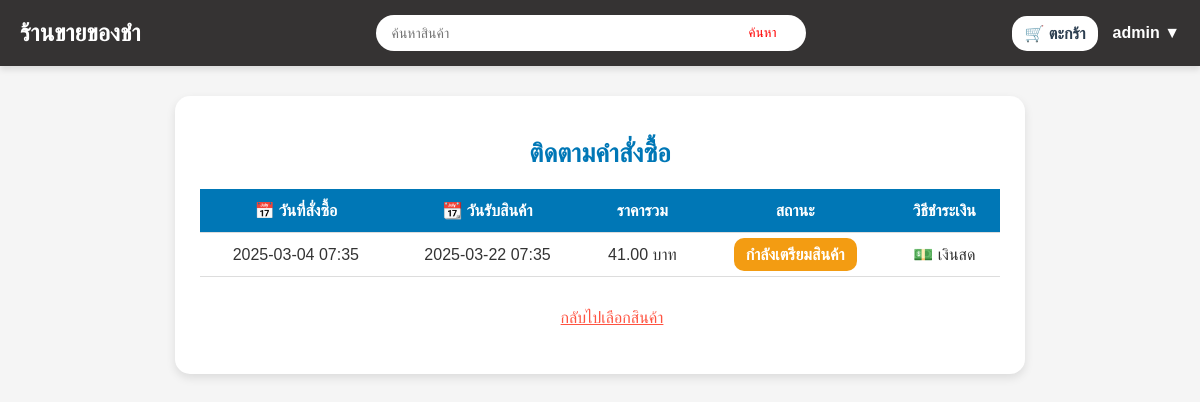
The app's page /order-status/ (signed in), older data.
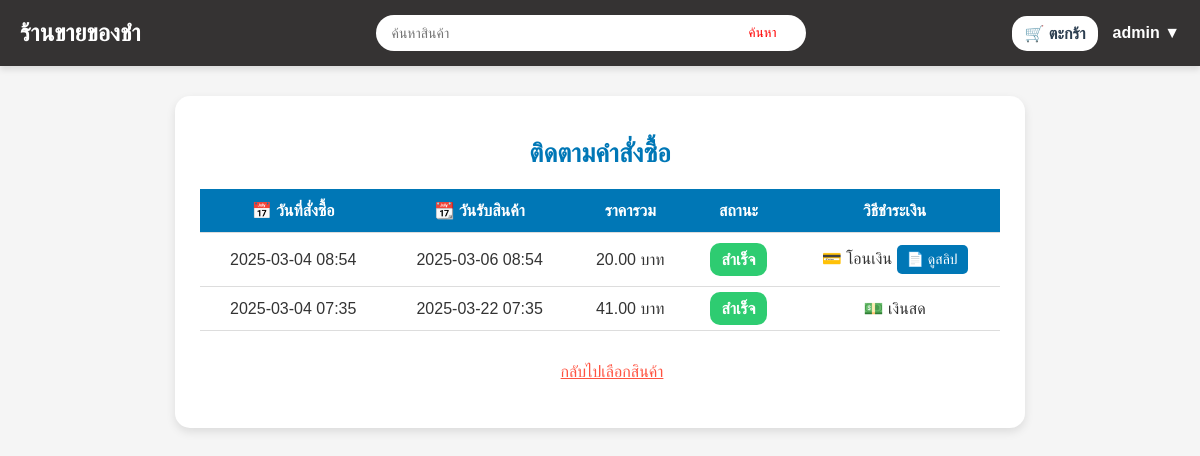
The same page, newer data.
### products/models.py (models this page shows)
class Order(models.Model):
    STATUS_CHOICES = (
        ('preparing', 'กำลังเตรียมสินค้า'),
        ('ready', 'พร้อมรับสินค้า'),
        ('completed', 'สำเร็จ'),
        ('cancelled', 'ยกเลิก')
    )
    PAYMENT_METHODS = (
        ('transfer', 'โอนเงิน'),
        ('cash', 'เงินสด'),
    )
    user = models.ForeignKey(User, on_delete=models.CASCADE)
    total_price = models.DecimalField(max_digits=10, decimal_places=2)
    status = models.CharField(max_length=20, choices=STATUS_CHOICES, default='preparing')
    payment_method = models.CharField(max_length=10, choices=PAYMENT_METHODS)
    slip_image = models.ImageField(upload_to='slips/', blank=True, null=True)
    pickup_time = models.DateTimeField(blank=True, null=True)
    created_at = models.DateTimeField(auto_now_add=True)

### products/views.py (the view)
# urls.py: path('order-status/', order_status_view, name='order_status'),
@login_required
def order_status_view(request):
    if request.user.is_authenticated:
        orders = Order.objects.filter(user=request.user).order_by('-created_at')
    else:
        orders = []
    return render(request, "order_status.html", {"orders": orders})

### products/templatetags/cart_tags.py (called while the page is built)
@register.filter
def cart_count(user):
    if user.is_authenticated:
        cart_items = CartItem.objects.filter(cart__user=user)
        return sum(item.quantity for item in cart_items)
    return 0

### templates/order_status.html (shortened to what this page needs)
{% extends 'base.html' %}
{% load static %}
{% block content %}
<link rel="stylesheet" href="{% static 'css/orderstatus.css' %}">
<div class="order-container">
    <h1>ติดตามคำสั่งซื้อ</h1>
    {% if orders %}
    <table class="table">
        <thead>
            <tr>
                <th>📅 วันที่สั่งซื้อ</th>
                <th>📆 วันรับสินค้า</th>
                <th>ราคารวม</th>
                <th>สถานะ</th>
                <th>วิธีชำระเงิน</th>
            </tr>
        </thead>
        <tbody>
            {% for order in orders %}
            <tr>
                <td>{{ order.created_at|date:"Y-m-d H:i" }}</td>
                <td>
                    {% if order.pickup_time %}
                        {{ order.pickup_time|date:"Y-m-d H:i" }}
                    {% else %}
                        <span class="text-muted">❌ ไม่ระบุ</span>
                    {% endif %}
                </td>
                <td>{{ order.total_price }} บาท</td>
                <td>
                    {% if order.status == "preparing" %}
                        <span class="badge bg-warning">กำลังเตรียมสินค้า</span>
                    {% elif order.status == "ready" %}
                        <span class="badge bg-info">พร้อมรับสินค้า</span>
                    {% elif order.status == "completed" %}
                        <span class="badge bg-success">สำเร็จ</span>
                    {% elif order.status == "cancelled" %}
                        <span class="badge bg-danger">❌ ยกเลิก</span>
                    {% endif %}
                </td>
                <td>
                    {% if order.payment_method == "cash" %}
                        💵 เงินสด
                    {% elif order.payment_method == "transfer" %}
                        💳 โอนเงิน
                        {% if order.slip_image %}
                            <a href="{{ order.slip_image.url }}" target="_blank" class="slip-link">📄 ดูสลิป</a>
                        {% else %}
                            <span class="text-muted">❌ ไม่มีสลิป</span>
                        {% endif %}
                    {% endif %}
                </td>
            </tr>
            {% endfor %}
        </tbody>
    </table>
    {% else %}
    <p class="empty-cart">🛒 คุณยังไม่มีคำสั่งซื้อ</p>
    {% endif %}
    <a href="{% url 'home' %}" class="btn-primary">กลับไปเลือกสินค้า</a>
</div>
{% endblock %}

Row changes from the older to the newer data that the page shows:
added Order: created_at "2025-03-04 08:54", pickup_time "2025-03-06 08:54", total_price "20.00", status "สำเร็จ"
changed Order (number 2 of 2 on the later page): status "กำลังเตรียมสินค้า" → "สำเร็จ"
